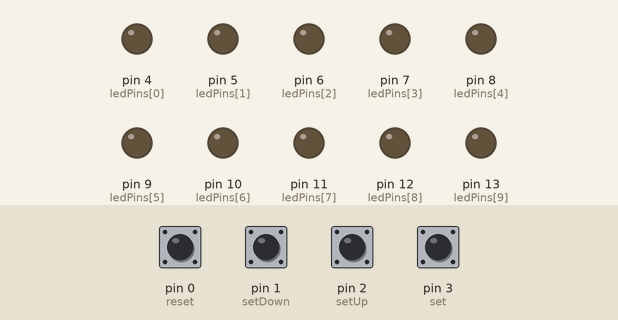
Simulated run of this sketch. Board: Arduino Uno, built with avr-gcc and run on an emulated ATmega328P. Shown: output pins drawn as LEDs (lit = HIGH). The test bench sets the inputs (shaded band); at power-on: pin 2 (setUp) HIGH, pin 0 (reset), pin 1 (setDown), pin 3 (set) LOW.

Above: at 1.2 s.
1.3 s: pin 3 (set) pulled HIGH for 0.15 s
At 1.47 s:
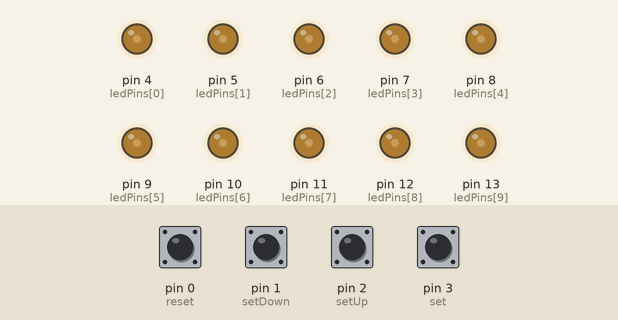
Timing chart, 0 to 4.3 s (numbered marks = the images above; inputs shaded):
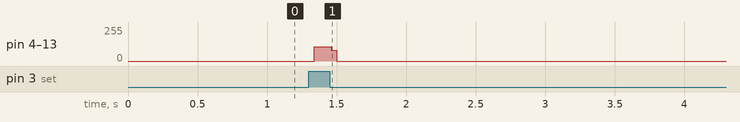

The sketch:

level-indicator.ino
```cpp
// C++ code
//
#define setUp 2
#define set 3
#define setDown 1
#define reset 0

byte level = 0;
byte ledPins[10]={4,5,6,7,8,9,10,11,12,13};

void setup() {
  for (byte i = 0; i < 10; i++) {
    pinMode(ledPins[i], OUTPUT);
  }
  pinMode(setUp, INPUT);
  pinMode(set, INPUT);
  pinMode(setDown, INPUT);
  pinMode(reset, INPUT);
}

void loop() {
  buttonControl();
  levelControl();
}

void buttonControl() {
  if (digitalRead(setDown) == HIGH) {
    while (digitalRead(setDown) == HIGH);
    if (level > 0)
      level--;
  }
  if (digitalRead(setUp) == LOW) {
    while (digitalRead(setUp) == LOW);
    if (level < 10)
      level++;
  }
  if (digitalRead(reset) == HIGH) {
    while (digitalRead(reset) == HIGH);
    if (level <= 10)
      level=0;
  }
  if (digitalRead(set) == LOW) {
    while (digitalRead(set) == LOW);
    if (level >=0 )
      level=10;
  }
}

void levelControl() {
  if (level > 0){
  for(byte i =0;i<level;i++)
    digitalWrite(ledPins[i],HIGH);
  }
  else{
     for(byte i =0;i<10;i++)
       digitalWrite(ledPins[i],LOW);
  }
  for(byte i =0;i<level;i++)
    digitalWrite(ledPins[i],LOW);
}
```

Measured:
- after the input at 1.3 s, pin 4 (ledPins[0]), pin 5 (ledPins[1]), pin 6 (ledPins[2]), pin 7 (ledPins[3]), pin 8 (ledPins[4]), pin 9 (ledPins[5]), pin 10 (ledPins[6]), pin 11 (ledPins[7]), pin 12 (ledPins[8]), pin 13 (ledPins[9]): 0/255 → 106/255 at once, → 0/255 0.12 s later
